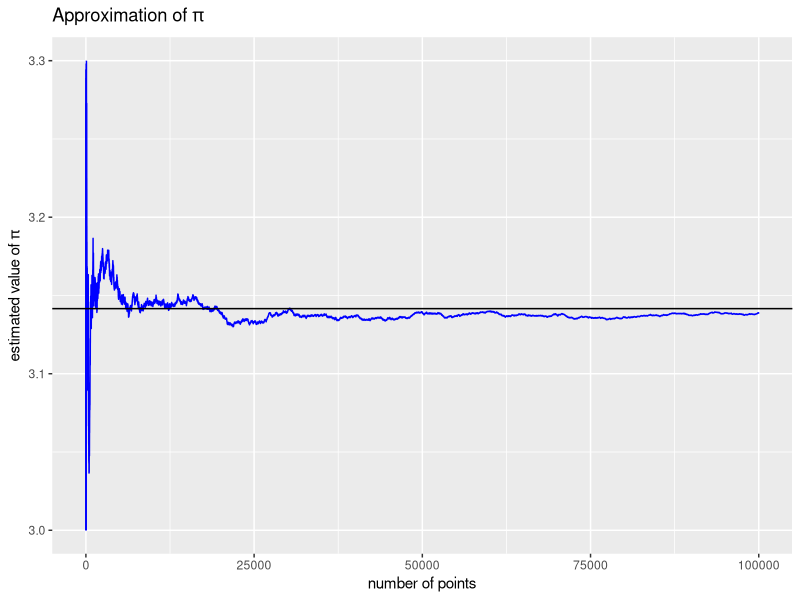
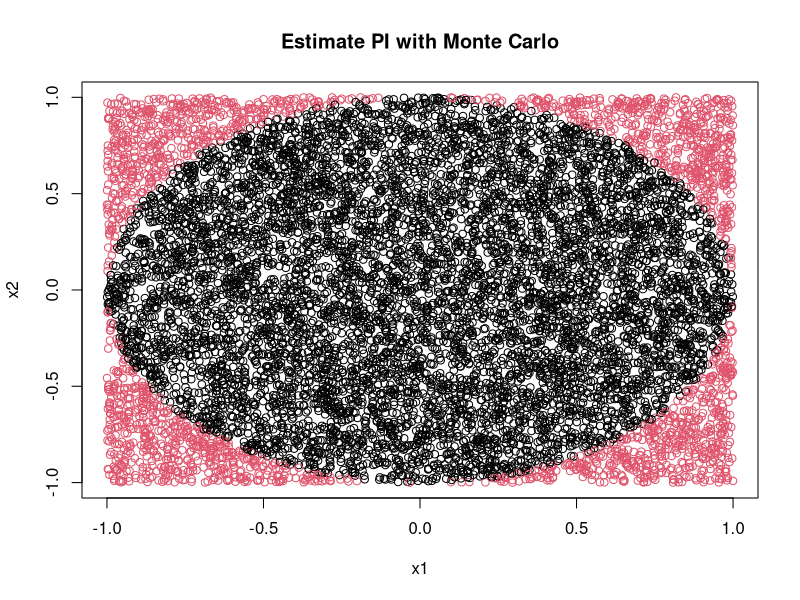

These figures' R source, in order:
################# Estimation of pi using hitt and miss montecarlo simulation
install.packages("tidyverse")
library(tidyverse)


estimate_pi <- function(seed = 28, iterations = 1000){
    # set seed for reproducibility
    set.seed(seed)
    
    # generate the (x, y) points
    x <- runif(n = iterations, min = 0, max = 1)
    y <- runif(n = iterations, min = 0, max = 1)
    
    # calculate 
    sum_sq_xy <- sqrt(x^2 + y^2) 
    
    # see how many points are within circle
    index_within_circle <- which(sum_sq_xy <= 1)
    points_within_circle = length(index_within_circle)
    
    # estimate pi
    pi_est <- 4 * points_within_circle / iterations
    return(pi_est)
}


# get estimated value of pi for 10,000 points
estimate_pi(seed = 28, iterations = 1000)



# function estimating pi and storing points and each estimation of pi in a dataframe
est_pi_data <- function(seed=28, iterations = 1000) {
    set.seed(seed)
    
    # store generated points in a data frame
    df <- data.frame(x <- runif(n = iterations, min = 0, max = 1),
                     y <- runif(n = iterations, min = 0, max = 1))
    
    # add a column to index the number of iterations
    df$iteration <- 1:iterations
    
    # add column to identify if point falls within circle
    df$points_within_circle <- ifelse(sqrt(x^2 + y^2) <= 1, 1, 0) 
    
    # estimate pi
    df$pi_est <- 4 * cumsum(df$points_within_circle) / df$iteration
    
    return(df)
}

# generate estimation data for 100,000 points
pi_data <- est_pi_data(seed = 28, iterations = 100000)
pi_data

# plot showing estimated pi as number of points increases
ggplot(pi_data, aes(x = iteration, y = pi_est)) +
            geom_line(col = "blue") +
            geom_hline(yintercept = pi) +
            ylim(c(3, 3.3)) +
            labs(title = expression(paste("Approximation of ", pi)),
                 x = "number of points",
                 y = expression(paste("estimated value of ",pi)))


##################3 estimating pi using mc simulation with circle graph
# set the seed for reproducility
set.seed(5)
# number of simulations
n=10000
# generate the x1 and x2 co-ordinates from uniform
# distribution taking values from -1 to 1
x1<-runif(n, min=-1, max=1)
x2<-runif(n, min=-1, max=1)
# Distrance of the points from the center (0,0)
z<-sqrt(x1^2+x2^2)
# the area within the circle is all the z
# which are smaller than the radius^2
# in our case radius=1
4*sum((z<=1))/length(z)

## pi graph
InOut<-as.factor(ifelse(z<=1, "In", "Out"))
plot(x1,x2, col=InOut, main="Estimate PI with Monte Carlo")
